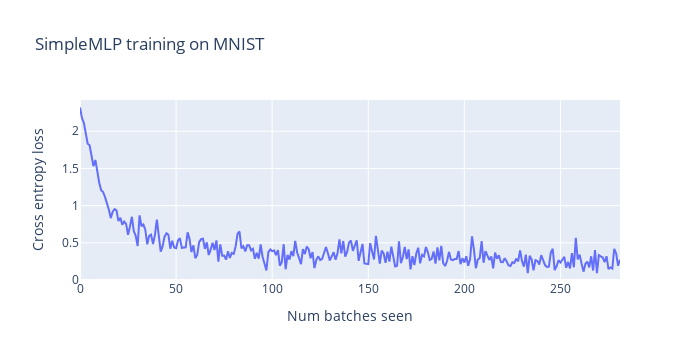

Write notebook code for a chart like this one.
### Markdown cell above
### Training loop

### Code cell
model = SimpleMLP().to(device)

batch_size = 64
epochs = 3

mnist_trainset, _ = get_mnist(subset = 10)
mnist_trainloader = DataLoader(mnist_trainset, batch_size=batch_size, shuffle=True)

optimizer = t.optim.Adam(model.parameters(), lr=1e-3)
loss_list = []

for epoch in tqdm(range(epochs)):
    for imgs, labels in mnist_trainloader:
        imgs = imgs.to(device)
        labels = labels.to(device)
        logits = model(imgs)
        loss = F.cross_entropy(logits, labels)
        loss.backward()
        optimizer.step()
        optimizer.zero_grad()
        loss_list.append(loss.item())   

line(
    loss_list, 
    yaxis_range=[0, max(loss_list) + 0.1],
    labels={"x": "Num batches seen", "y": "Cross entropy loss"}, 
    title="SimpleMLP training on MNIST",
    width=700
)

### Figure 1 — Plotly figure (JSON) as saved in the notebook; plotly's stock layout.template omitted (floating-point values rounded to 4 significant figures; data arrays with more than 128 entries replaced by an {"elided": "..."} marker saying what was removed)
{"data": [{"hovertemplate": "Num batches seen=%{x}<br>Cross entropy loss=%{y}<extra></extra>", "legendgroup": "", "line": {"color": "#636efa", "dash": "solid"}, "marker": {"symbol": "circle"}, "mode": "lines", "name": "", "orientation": "v", "showlegend": false, "type": "scatter", "x": {"elided": "282 int values"}, "xaxis": "x", "y": {"elided": "282 float values"}, "yaxis": "y"}], "layout": {"height": 360, "hovermode": "x unified", "legend": {"tracegroupgap": 0}, "title": {"text": "SimpleMLP training on MNIST"}, "width": 700, "xaxis": {"anchor": "y", "autorange": true, "domain": [0, 1], "range": [0, 281], "title": {"text": "Num batches seen"}, "type": "linear"}, "yaxis": {"anchor": "x", "domain": [0, 1], "range": [0, 2.42], "title": {"text": "Cross entropy loss"}, "type": "linear"}}}
